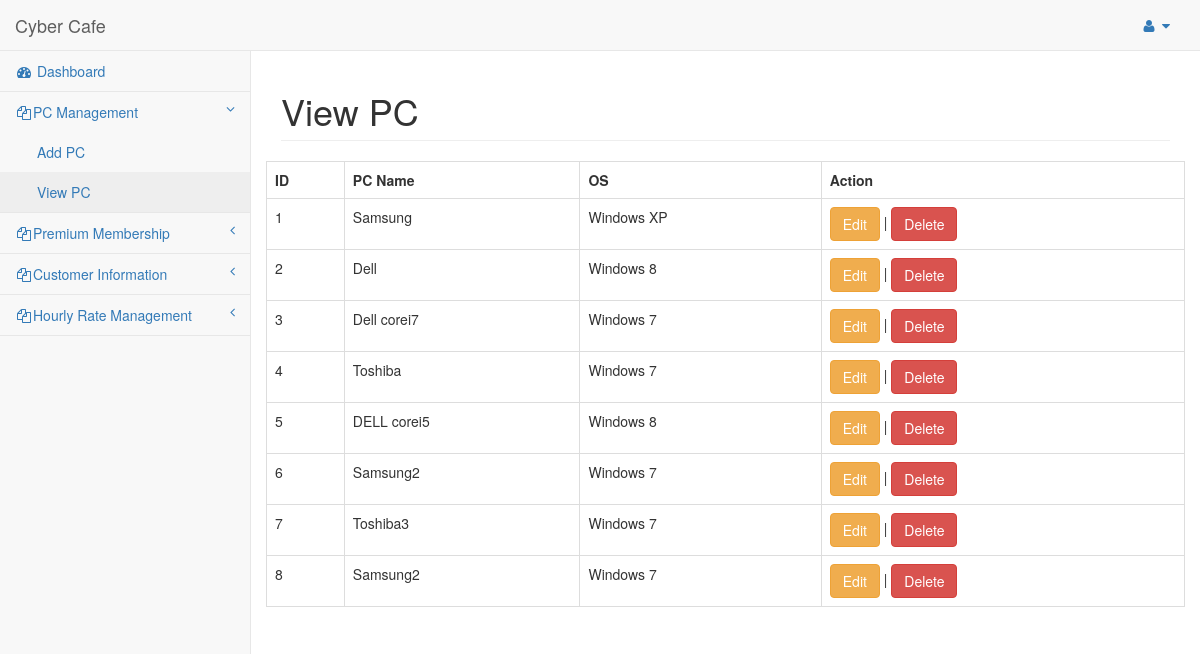
/old/view_pc.php, run on the app's committed database.
### tables this page shows
CREATE TABLE `pc_info` (
  `id` int(100) NOT NULL,
  `pc_name` varchar(50) NOT NULL,
  `configure` varchar(50) NOT NULL,
  `status` int(10) NOT NULL,
  `del_status` int(10) NOT NULL
);

### old/inc/functions.php (called while the page is built, shortened)
<?php
	function SelectAllWhere($table,$where,$value)
	{
		$query="SELECT * from $table where $where=$value";
		$select=mysql_query($query) or die(mysql_error());
		$result = Array();
		while($row = mysql_fetch_assoc($select)){
			$result[] = $row;
		}
		return $result;
	}
?>

### old/view_pc.php (the view, shortened to what this page needs)
<?php
	include('inc/header.php');
	include('inc/nav.php');
	include('inc/functions.php');
?>
        <div id="page-wrapper">
            <div class="row">
                <div class="col-lg-12">
                    <h1 class="page-header">View PC</h1>
                </div>
            </div>
            <div class="row">
				<table class="table table-bordered">
					<tr>
						<th>ID</th>
						<th>PC Name</th>
						<th>OS</th>
						<th>Action</th>
					</tr>
					<?php
						$row=SelectAllWhere('pc_info','del_status',0);
						foreach($row as $rw)
						{
							extract($rw);
							echo "<tr>";
								echo "<td>".$id."</td>";
								echo "<td>".$pc_name."</td>";
								echo "<td>".$configure."</td>";
								echo "<td><a href='edit_pc.php?rid=$id' class='btn btn-warning'>Edit</a> | <a href='delete.php?rid=$id' class='btn btn-danger'>Delete</a></td>";
							echo "</tr>";
						}
					?>
				</table>
            </div>
        </div>
    </div>
<?php
	include('inc/footer.php');
?>

### old/inc/header.php (shortened to what this page needs)
<!DOCTYPE html>
<html lang="en">
<head>
    <link href="css/bootstrap.min.css" rel="stylesheet">
    <link href="css/cyber.css" rel="stylesheet">
    <link href="font-awesome/css/font-awesome.min.css" rel="stylesheet" type="text/css">
</head>
<body>
    <div id="wrapper">
        <nav class="navbar navbar-default navbar-static-top" role="navigation" style="margin-bottom: 0">
            <div class="navbar-header">
                <a class="navbar-brand" href="index.html">Cyber Cafe</a>
            </div>
            <ul class="nav navbar-top-links navbar-right">
                <li class="dropdown">
                    <a class="dropdown-toggle" data-toggle="dropdown" href="#">
                        <i class="fa fa-user fa-fw"></i>  <i class="fa fa-caret-down"></i>
                    </a>
                </li>
            </ul>

### old/inc/nav.php (shortened to what this page needs)
     <div class="navbar-default sidebar" role="navigation">
         <div class="sidebar-nav navbar-collapse">
             <ul class="nav" id="side-menu">
                 <li>
                     <a href="dashboard.php"><i class="fa fa-dashboard fa-fw"></i> Dashboard</a>
                 </li>
                 <li>
                     <a href="#"><i class="fa fa-files-o fa-fw"></i>PC Management<span class="fa arrow"></span></a>
                     <ul class="nav nav-second-level">
                         <li>
                             <a href="add_pc.php">Add PC</a>
                         </li>
                         <li>
                             <a href="view_pc.php">View PC</a>
                         </li>
                     </ul>
                 </li>
<li>
                     <a href="#"><i class="fa fa-files-o fa-fw"></i>Premium Membership<span class="fa arrow"></span></a>
                 </li>
                         <li>
                     <a href="#"><i class="fa fa-files-o fa-fw"></i>Customer Information<span class="fa arrow"></span></a>
                         </li>
	<li>
                     <a href="#"><i class="fa fa-files-o fa-fw"></i>Hourly Rate Management<span class="fa arrow"></span></a>
                 </li>
             </ul>
         </div>
     </div>
 </nav>

### old/inc/footer.php (shortened to what this page needs)
</body>
</html>

### old/css/cyber.css (style rules this page uses)
body { background-color: #f8f8f8; }
#wrapper { width: 100%; }
#page-wrapper { padding: 0 15px; min-height: 568px; background-color: #fff; }
@media (min-width:768px) { #page-wrapper { position: inherit; margin: 0 0 0 250px; padding: 0 30px; border-left: 1px solid #e7e7e7; } }
.navbar-top-links { margin-right: 0; }
.navbar-top-links li { display: inline-block; }
.navbar-top-links li:last-child { margin-right: 15px; }
.navbar-top-links li a { padding: 15px; min-height: 50px; }
.sidebar .sidebar-nav.navbar-collapse { padding-right: 0; padding-left: 0; }
.sidebar ul li { border-bottom: 1px solid #e7e7e7; }
.sidebar ul li a.active { background-color: #eee; }
.sidebar .arrow { float: right; }
.sidebar .fa.arrow:before { content: "\f104"; }
.sidebar .active>a>.fa.arrow:before { content: "\f107"; }
.sidebar .nav-second-level li, .sidebar .nav-third-level li { border-bottom: 0!important; }
.sidebar .nav-second-level li a { padding-left: 37px; }
@media (min-width:768px) { .sidebar { z-index: 1; position: absolute; width: 250px; margin-top: 51px; } }

### data on the page
pc_info: id "1", pc_name "Samsung", configure "Windows XP"
pc_info: id "2", pc_name "Dell", configure "Windows 8"
pc_info: id "3", pc_name "Dell corei7", configure "Windows 7"
pc_info: id "4", pc_name "Toshiba", configure "Windows 7"
pc_info: id "5", pc_name "DELL corei5", configure "Windows 8"
pc_info: id "6", pc_name "Samsung2", configure "Windows 7"
pc_info: id "7", pc_name "Toshiba3", configure "Windows 7"
pc_info: id "8", pc_name "Samsung2", configure "Windows 7"
